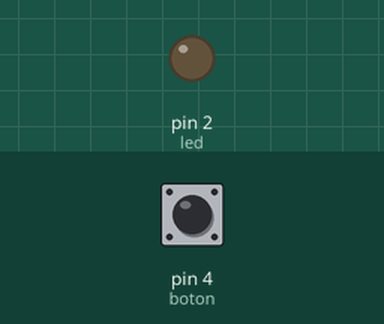
Recording of a sketch running on a simulated Arduino Uno, built with avr-gcc and run on an emulated ATmega328P. Shown: output pins drawn as LEDs (lit = HIGH). The inputs (shaded band) are chosen by the test bench; at power-on: pin 4 (boton) LOW.

Above: at 1.2 s.
1.3 s: pin 4 (boton) pulled HIGH for 0.15 s
At 1.4 s:
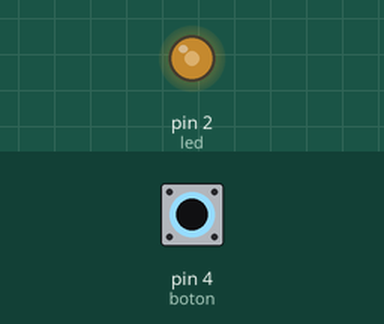
3.0 s: pin 4 (boton) pulled HIGH for 1 s
At 5.2 s:
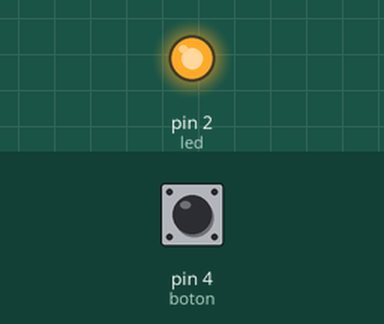
5.5 s: pin 4 (boton) pulled HIGH for 0.15 s
At 5.67 s:
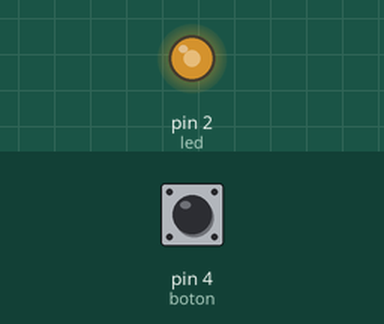
7.2 s: pin 4 (boton) pulled HIGH for 3.2 s
At 7.7 s:
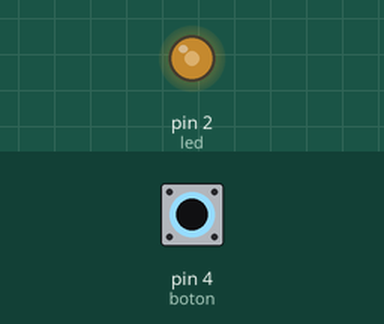
Timing chart, 0 to 11.9 s (numbered marks = the images above; inputs shaded):
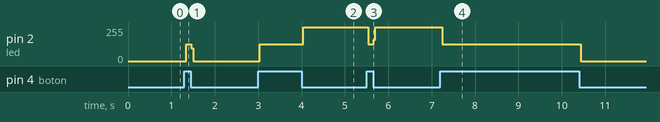

The sketch:

boton.ino
```cpp
const int boton = 4;
int led = 2;
int estado = 0;
int salida = 0;

void setup() {
  Serial.begin(9600);
  pinMode(boton,INPUT);
  pinMode(led,OUTPUT);
}

void loop() {
  // put your main code here, to run repeatedly:
estado = digitalRead(boton);
  if (estado == HIGH){
    salida = 1 -salida;}
    if (salida == 1) {
    digitalWrite(led, HIGH);
    } else{
      digitalWrite(led, LOW);
      }

}
```

Measured:
- after the input at 1.3 s, pin 2 (led): 0/255 → 127/255 at once, → 0/255 0.12 s later
- after the input at 3.0 s, pin 2 (led): 0/255 → 127/255 at once, → 255/255 1.0 s later
- after the input at 5.5 s, pin 2 (led): 255/255 → 127/255 at once, → 255/255 0.12 s later
- after the input at 7.2 s, pin 2 (led): 255/255 → 127/255 at once, → 0/255 3.2 s later
